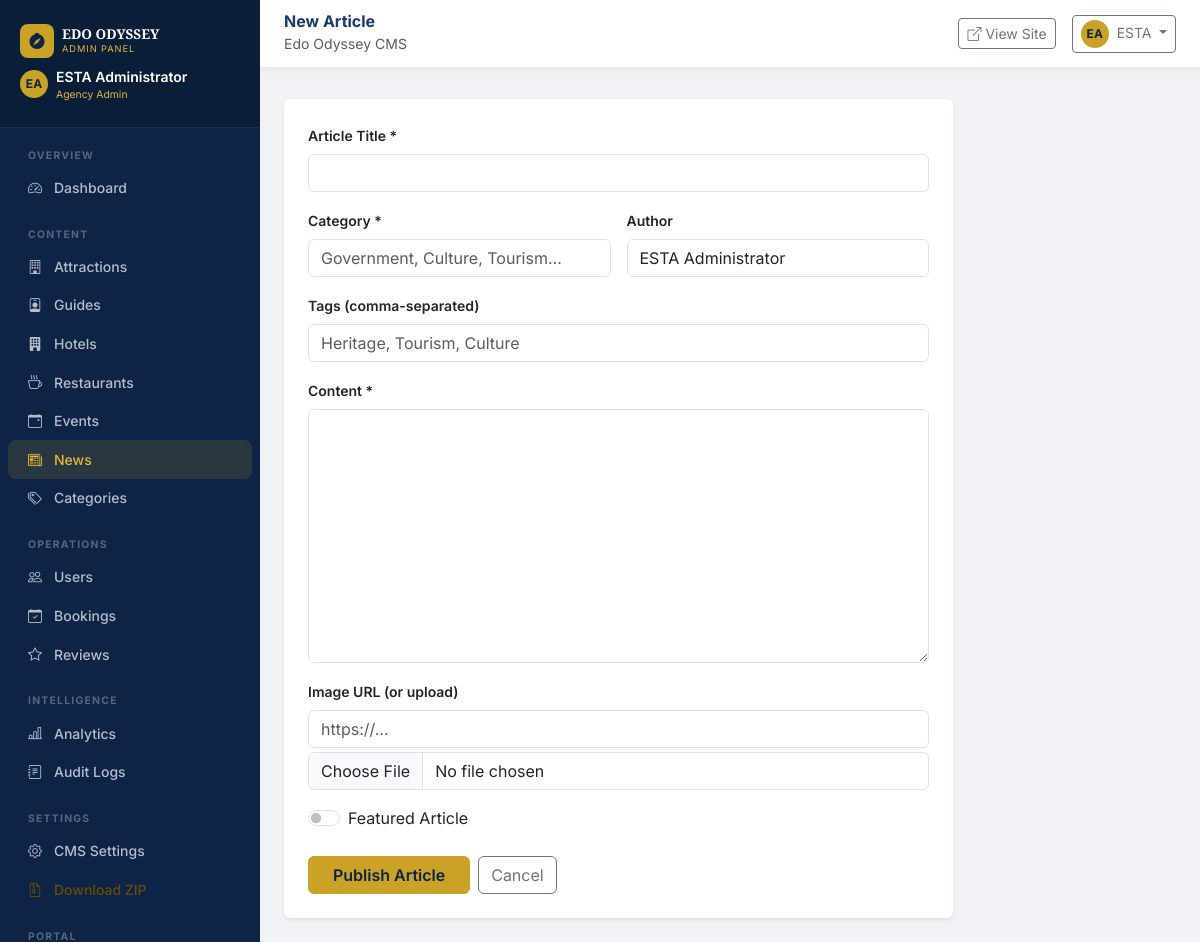
Page /admin/news/new (signed in) on the committed database.
### app/models/models.py (models this page shows, shortened)
class BaseModel(db.Model):
    __abstract__ = True
    id = db.Column(db.Integer, primary_key=True)
    uuid = db.Column(db.String(36), default=gen_uuid, unique=True, nullable=False, index=True)
    created_at = db.Column(db.DateTime, default=datetime.utcnow, nullable=False)
    updated_at = db.Column(db.DateTime, default=datetime.utcnow, onupdate=datetime.utcnow, nullable=False)
    created_by = db.Column(db.Integer, nullable=True)
    status = db.Column(db.String(20), default="active", nullable=False)
    deleted_at = db.Column(db.DateTime, nullable=True)

class User(UserMixin, BaseModel):
    __tablename__ = "users"
    email = db.Column(db.String(150), unique=True, index=True, nullable=False)
    password_hash = db.Column(db.String(255), nullable=False)
    first_name = db.Column(db.String(100), nullable=False)
    last_name = db.Column(db.String(100), nullable=False)
    role = db.Column(db.String(50), default="Tourist", nullable=False)
    phone = db.Column(db.String(50), nullable=True)
    is_verified = db.Column(db.Boolean, default=False, nullable=False)
    avatar_url = db.Column(db.String(255), nullable=True)
    heritage_points = db.Column(db.Integer, default=0, nullable=False)
    bio = db.Column(db.Text, nullable=True)
    address = db.Column(db.String(255), nullable=True)
    nationality = db.Column(db.String(100), nullable=True)
    last_login = db.Column(db.DateTime, nullable=True)
    bookings = db.relationship("Booking", back_populates="user", lazy="dynamic")
    reviews = db.relationship("Review", back_populates="user", lazy="dynamic")
    guide_profile = db.relationship("Guide", back_populates="user", uselist=False)
    notifications = db.relationship("Notification", back_populates="user", lazy="dynamic")
    favourites = db.relationship("Favourite", back_populates="user", lazy="dynamic")
    payments = db.relationship("Payment", back_populates="user", lazy="dynamic")
    audit_logs = db.relationship("AuditLog", foreign_keys="AuditLog.user_id", back_populates="user", lazy="dynamic")
    owned_attractions = db.relationship("Attraction", back_populates="owner", foreign_keys="Attraction.user_id", lazy="dynamic")
    owned_hotels = db.relationship("Hotel", back_populates="owner", foreign_keys="Hotel.user_id", lazy="dynamic")
    owned_restaurants = db.relationship("Restaurant", back_populates="owner", foreign_keys="Restaurant.user_id", lazy="dynamic")
    owned_events = db.relationship("Event", back_populates="owner", foreign_keys="Event.user_id", lazy="dynamic")  # Add this
    @property
    def full_name(self):
        return f"{self.first_name} {self.last_name}"
    @property
    def is_admin(self):
        return self.role in ("Agency Admin", "Super Admin")

### app/admin/routes.py (the view, shortened to what this page needs)
@admin_bp.route("/news/new", methods=["GET", "POST"])
@login_required
@admin_required
def news_create():
    return render_template("admin/news_form.html", article=None, title="New Article")

### app/templates/admin/news_form.html (shortened to what this page needs)
{% extends "admin/base.html" %}
{% block page_title %}{{ title }}{% endblock %}
{% block content %}
<div class="col-lg-9">
  <div class="card border-0 shadow-sm">
    <div class="card-body p-4">
      <form method="POST" enctype="multipart/form-data">
        <div class="row g-3">
          <div class="col-12"><label class="form-label fw-semibold small">Article Title *</label><input type="text" name="title" class="form-control" value="{{ article.title if article else '' }}" required></div>
          <div class="col-md-6"><label class="form-label fw-semibold small">Category *</label><input type="text" name="category" class="form-control" value="{{ article.category if article else '' }}" required placeholder="Government, Culture, Tourism…"></div>
          <div class="col-md-6"><label class="form-label fw-semibold small">Author</label><input type="text" name="author" class="form-control" value="{{ article.author if article else current_user.full_name }}"></div>
          <div class="col-12"><label class="form-label fw-semibold small">Tags (comma-separated)</label><input type="text" name="tags" class="form-control" value="{{ article.tags if article else '' }}" placeholder="Heritage, Tourism, Culture"></div>
          <div class="col-12"><label class="form-label fw-semibold small">Content *</label><textarea name="content" class="form-control" rows="10" required>{{ article.content if article else '' }}</textarea></div>
          <div class="col-12"><label class="form-label fw-semibold small">Image URL (or upload)</label><input type="url" name="image_url" class="form-control mb-1" value="{{ article.image_url if article else '' }}" placeholder="https://…"><input type="file" name="image" class="form-control" accept="image/*"></div>
          <div class="col-12"><div class="form-check form-switch"><input type="checkbox" name="featured" class="form-check-input" id="featSw" {% if article and article.featured %}checked{% endif %}><label class="form-check-label" for="featSw">Featured Article</label></div></div>
        </div>
        <div class="mt-4 d-flex gap-2"><button type="submit" class="btn btn-gold px-4">Publish Article</button><a href="{{ url_for('admin.news') }}" class="btn btn-outline-secondary">Cancel</a></div>
      </form>
    </div>
  </div>
</div>
{% endblock %}

### app/templates/admin/base.html (shortened to what this page needs)
<!DOCTYPE html>
<html lang="en">
<head>
  <link href="https://cdn.jsdelivr.net/npm/bootstrap@5.3.3/dist/css/bootstrap.min.css" rel="stylesheet">
  <link href="https://cdn.jsdelivr.net/npm/bootstrap-icons@1.11.3/font/bootstrap-icons.css" rel="stylesheet">
  <link rel="stylesheet" href="{{ url_for('static', filename='css/main.css') }}">
</head>
<body class="admin-body">
<div class="admin-sidebar" id="adminSidebar">
  <div class="admin-sidebar-header">
    <div class="d-flex align-items-center gap-2 mb-1">
      <div class="brand-icon" style="width:34px;height:34px;font-size:1rem"><i class="bi bi-compass-fill"></i></div>
      <div>
        <div class="brand-title" style="font-size:.85rem">EDO ODYSSEY</div>
        <div class="brand-subtitle" style="font-size:.58rem">Admin Panel</div>
      </div>
    </div>
    <div class="d-flex align-items-center gap-2 mt-2">
      <div class="avatar-initials-sm">{{ current_user.first_name[0] }}{{ current_user.last_name[0] }}</div>
      <div>
        <div class="text-white small fw-semibold">{{ current_user.full_name }}</div>
        <div style="font-size:.65rem;color:var(--gold-400)">{{ current_user.role }}</div>
      </div>
    </div>
  </div>
  <nav class="flex-grow-1 py-2 px-2">
    <div class="nav-section">Overview</div>
    <a href="{{ url_for('admin.dashboard') }}" class="nav-link {% if request.endpoint=='admin.dashboard' %}active{% endif %}"><i class="bi bi-speedometer2"></i> Dashboard</a>
    <div class="nav-section mt-2">Content</div>
    <a href="{{ url_for('admin.attractions') }}" class="nav-link {% if 'attractions' in request.endpoint %}active{% endif %}"><i class="bi bi-building"></i> Attractions</a>
    <a href="{{ url_for('admin.guides') }}" class="nav-link {% if 'guides' in request.endpoint %}active{% endif %}"><i class="bi bi-person-badge"></i> Guides</a>
    <a href="{{ url_for('admin.hotels') }}" class="nav-link {% if 'hotel' in request.endpoint %}active{% endif %}"><i class="bi bi-building-fill"></i> Hotels</a>
    <a href="{{ url_for('admin.restaurants') }}" class="nav-link {% if 'restaurant' in request.endpoint %}active{% endif %}"><i class="bi bi-cup-hot"></i> Restaurants</a>
    <a href="{{ url_for('admin.events') }}" class="nav-link {% if 'event' in request.endpoint %}active{% endif %}"><i class="bi bi-calendar-event"></i> Events</a>
    <a href="{{ url_for('admin.news') }}" class="nav-link {% if 'news' in request.endpoint %}active{% endif %}"><i class="bi bi-newspaper"></i> News</a>
    <a href="{{ url_for('admin.categories') }}" class="nav-link {% if 'categor' in request.endpoint %}active{% endif %}"><i class="bi bi-tags"></i> Categories</a>
    <div class="nav-section mt-2">Operations</div>
    <a href="{{ url_for('admin.users') }}" class="nav-link {% if 'users' in request.endpoint %}active{% endif %}"><i class="bi bi-people"></i> Users</a>
    <a href="{{ url_for('admin.bookings') }}" class="nav-link {% if 'bookings' in request.endpoint %}active{% endif %}"><i class="bi bi-calendar-check"></i> Bookings</a>
    <a href="{{ url_for('admin.reviews') }}" class="nav-link {% if 'reviews' in request.endpoint %}active{% endif %}"><i class="bi bi-star"></i> Reviews</a>
    <div class="nav-section mt-2">Intelligence</div>
    <a href="{{ url_for('admin.analytics') }}" class="nav-link {% if 'analytics' in request.endpoint %}active{% endif %}"><i class="bi bi-bar-chart-line"></i> Analytics</a>
    <a href="{{ url_for('admin.audit_logs') }}" class="nav-link {% if 'audit' in request.endpoint %}active{% endif %}"><i class="bi bi-journal-text"></i> Audit Logs</a>
    <div class="nav-section mt-2">Settings</div>
    <a href="{{ url_for('admin.cms') }}" class="nav-link {% if 'cms' in request.endpoint %}active{% endif %}"><i class="bi bi-gear"></i> CMS Settings</a>
    <a href="{{ url_for('admin.download_zip') }}" class="nav-link text-warning-emphasis"><i class="bi bi-file-earmark-zip"></i> Download ZIP</a>
    <div class="nav-section mt-2">Portal</div>
  </nav>
</div>
<div class="admin-main">
  <div class="admin-topbar">
    <div class="d-flex align-items-center gap-3">
      <div>
        <h6 class="mb-0 fw-bold text-blue">{% block page_title %}Admin Panel{% endblock %}</h6>
        <small class="text-muted">{% block page_subtitle %}Edo Odyssey CMS{% endblock %}</small>
      </div>
    </div>
    <div class="d-flex align-items-center gap-3">
      <a href="{{ url_for('main.home') }}" class="btn btn-outline-secondary btn-sm" target="_blank"><i class="bi bi-box-arrow-up-right me-1"></i>View Site</a>
      <div class="dropdown">
        <button class="btn btn-outline-secondary btn-sm dropdown-toggle" data-bs-toggle="dropdown">
          <div class="avatar-initials-sm d-inline-flex me-1">{{ current_user.first_name[0] }}{{ current_user.last_name[0] }}</div>
          {{ current_user.first_name }}
        </button>
      </div>
    </div>
  </div>
  <div class="px-4 pt-2">
  </div>
  <div class="admin-content">
    {% block content %}{% endblock %}
  </div>
</div>
</body>
</html>

### app/static/css/main.css (style rules this page uses)
:root { --blue-900: #0d2447; --blue-800: #1a3a6b; --blue-700: #1d4385; --blue-600: #2255a4; --blue-100: #e8f0fe; --gold-600: #a07d10; --gold-500: #c9a227; --gold-400: #e0b83a; --gold-100: #fdf6e3; --gray-50: #f8f9fa; --gray-100: #f0f2f5; --gray-200: #e2e8f0; --text-dark: #1a202c; --text-muted: #6c757d; --restaurant: #e05c27; --restaurant-hover: #c94a1a; --radius: 12px; --shadow: 0 4px 20px rgba(26,58,107,.12); --shadow-lg: 0 8px 40px rgba(26,58,107,.18); --transition: .25s ease; }
body { font-family: 'Inter', sans-serif; color: var(--text-dark); background: #fff; }
a { text-decoration: none; transition: color var(--transition); }
.text-blue { color: var(--blue-800) !important; }
.brand-icon { width: 38px; height: 38px; background: var(--gold-500); border-radius: 8px; display: flex; align-items: center; justify-content: center; font-size: 1.2rem; color: var(--blue-900); }
.brand-title { font-family: 'Playfair Display',serif; font-size: .95rem; font-weight: 700; color: #fff; line-height: 1.1; }
.brand-subtitle { font-size: .58rem; color: var(--gold-400); text-transform: uppercase; letter-spacing: .1em; }
.btn-gold { background: var(--gold-500); border-color: var(--gold-500); color: var(--blue-900); font-weight: 600; }
.avatar-initials-sm { width:28px; height:28px; background: var(--gold-500); color: var(--blue-900); border-radius: 50%; display:flex; align-items:center; justify-content:center; font-weight:700; font-size:.75rem; }
.admin-sidebar { position: fixed; left:0; top:0; bottom:0; width:260px; background: var(--blue-900); z-index: 1000; overflow-y: auto; transition: transform .3s ease; display: flex; flex-direction: column; }
.admin-sidebar-header { padding: 1.5rem 1.25rem; background: rgba(0,0,0,.2); border-bottom: 1px solid rgba(255,255,255,.08); }
.admin-sidebar .nav-link { color: rgba(255,255,255,.7); font-size:.875rem; font-weight:500; padding:.55rem 1.25rem; border-radius:8px; transition: all var(--transition); display:flex; align-items:center; gap:.75rem; }
.admin-sidebar .nav-link:hover, .admin-sidebar .nav-link.active { background: rgba(201,162,39,.15); color: var(--gold-400); }
.admin-sidebar .nav-section { font-size:.65rem; font-weight:700; color:rgba(255,255,255,.3); text-transform:uppercase; letter-spacing:.12em; padding:.75rem 1.25rem .3rem; }
.admin-main { margin-left:260px; min-height:100vh; background:var(--gray-100); }
.admin-topbar { background:#fff; padding:.75rem 1.5rem; box-shadow:0 2px 8px rgba(0,0,0,.06); display:flex; align-items:center; justify-content:space-between; position:sticky; top:0; z-index:999; }
.admin-content { padding:1.5rem; }

### rows in the picture
User: first_name "E", last_name "A", full_name "ESTA Administrator", role "Agency Admin", first_name "ESTA", author "ESTA Administrator"

### other values in the picture
{{ title }} "New Article"
